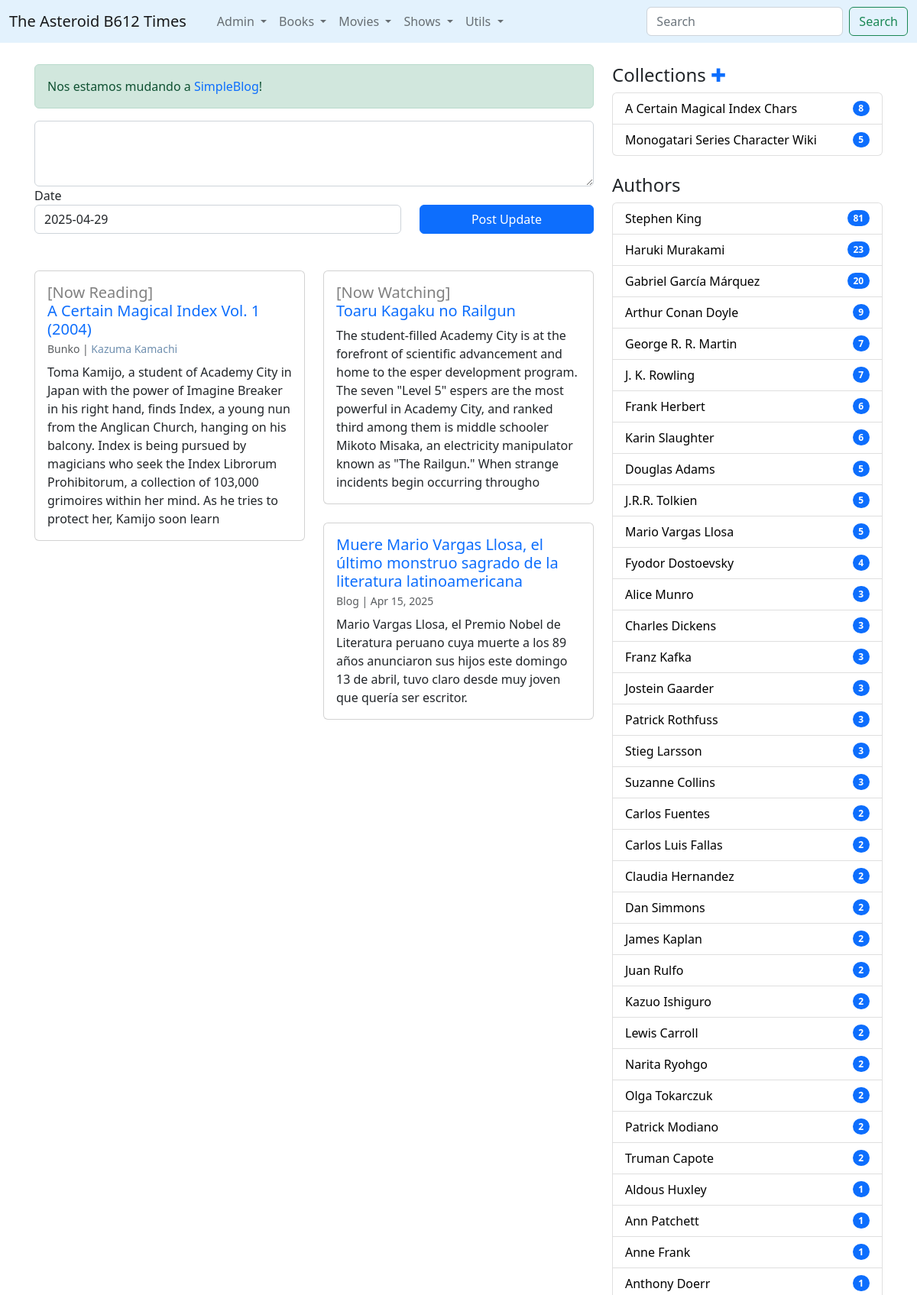
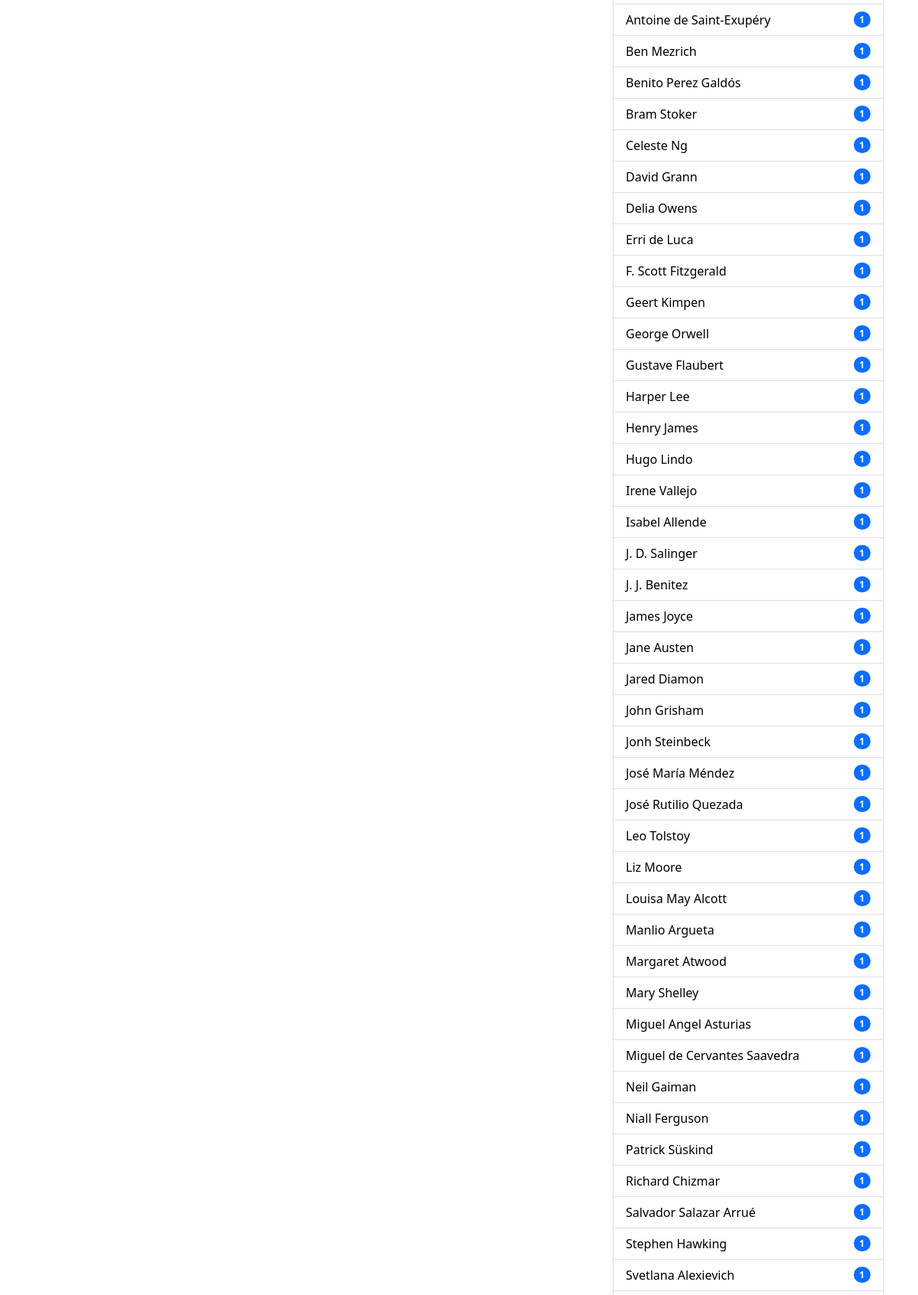
The page / (upper part) on the database its author committed (2 pictures, top to bottom).
### times/models.py (models this page shows, shortened)
class ProgressBar(models.Model):
	libro = models.ForeignKey(Book,on_delete=models.CASCADE)
	units = models.CharField(max_length=50)
	cantidad = models.IntegerField()
	avance = models.IntegerField(blank=True,default=0)
	fecha_inicio = models.DateField()

class Book(models.Model):
	title = models.CharField(max_length=512)
	orig_lan = models.CharField(max_length=2)
	info = models.TextField()
	pub_year = models.IntegerField()
	wtype = models.ForeignKey(WikiType,on_delete=models.CASCADE)
	@property
	def headtext(self):
		n_corte = self.info.find('==headtext==')
		if n_corte == -1:
			return self.info[0:350]
		else:
			return self.info[0:n_corte]
	@property
	def titulo(self):
		return self.title+' ('+ str(self.pub_year) +')'
	@property
	def authors_links(self):
		creds = Credito.objects.filter(ctype__id__in=[1,5,6,7],media_type=1,media_id=self.id)
		enlaces = ""
		for c in creds:
			enlaces = enlaces + "<a href='/wiki/"+str(c.persona.id)+"' style='text-decoration:none; color:#6F8FAF;'>"+c.persona.title+"</a>,&nbsp;"
		return enlaces[:-7]

class WikiType(models.Model):
	category = models.CharField(max_length=255)

class Credito(models.Model):
	ctype = models.ForeignKey(CreditType,on_delete=models.CASCADE)
	persona = models.ForeignKey(Wiki,on_delete=models.CASCADE)
	media_type = models.IntegerField()
	media_id = models.IntegerField()

class Wiki(models.Model):
	wtype = models.ForeignKey(WikiType,on_delete=models.CASCADE)
	title = models.CharField(max_length=512)
	info = models.TextField()
	created_at = models.DateTimeField(auto_now=True)
	updated_at = models.DateTimeField(null=True,blank=True)
	@property
	def headtext(self):
		n_corte = self.info.find('==headtext==')
		if n_corte == -1:
			return self.info[0:350]
		else:
			return self.info[0:n_corte]

class SeasonProgressBar(models.Model):
	temporada = models.ForeignKey(Season, on_delete=models.CASCADE)
	avance = models.IntegerField(blank=True,default=0)
	fecha_inicio = models.DateField()

class Season(models.Model):
	show = models.ForeignKey(Show,on_delete=models.CASCADE)
	season_t = models.CharField(max_length=255, null=True, blank=True)
	info = models.TextField()
	episodes = models.IntegerField()
	avg_runtime = models.IntegerField()
	premiere = models.IntegerField()
	@property
	def headtext(self):
		n_corte = self.info.find('==headtext==')
		if n_corte == -1:
			return self.info[0:350]
		else:
			return self.info[0:n_corte]

class Show(models.Model):
	title = models.CharField(max_length=512)
	info = models.TextField()
	wtype = models.ForeignKey(WikiType,on_delete=models.CASCADE)
	@property
	def conteo_s(self):
		n_seasons = Season.objects.filter(show__id = self.id).count()
		return n_seasons

class Pagina(models.Model):
	titulo = models.CharField(max_length=255)
	info = models.TextField()

### times/views.py (the view)
# urls.py: path('', views.homepage, name='homepage'),
def homepage(request):
	nlist = 16
	npics = Wiki.objects.all().count()
	npages = math.ceil(npics/nlist)
	articles = Wiki.objects.all().exclude(wtype__id__in=[1,2,3,4,5,8,19]).exclude(id=180).order_by('-updated_at')[0:nlist]
	pinned_posts = Wiki.objects.filter(id=180)
	on_reading = ProgressBar.objects.filter(avance__lt=F('cantidad'))
	now_watching = SeasonProgressBar.objects.filter(avance__lt=F('temporada__episodes'))
	authors = Credito.objects.filter(ctype__id=1,media_type=1).exclude(persona__id__in = [36,40]).values('persona__title','persona__id').annotate(qbooks=Count('media_id')).order_by('-qbooks')
	dpaginas = PageRels.objects.values('page__titulo','page__id').annotate(qitems = Count('page__id'), lastup=Max('child__updated_at')).order_by('-lastup')[0:50]
	return render(request,'homepage.html',{'articles':articles,'pinned_posts':pinned_posts,'dpaginas':dpaginas,'npages':range(npages),'on_reading':on_reading,'now_watching':now_watching	,'authors':authors})

### times/templates/homepage.html (shortened to what this page needs)
{% extends 'base.html' %}
{% load static %}
{% block contenido %}
<div class="alert alert-success" role="alert">
  Nos estamos mudando a <a href="/simpleblog" style="text-decoration:none;">SimpleBlog</a>!
</div>
<article>
    <form method="POST" action="{% url 'savepost' %}">
    <div class="form-group">
	    <textarea name = "entrada" class="form-control" id="exampleFormControlTextarea1" rows="3"></textarea>
	  </div>
	   <div class="row">
	  <div class="form-group col-sm-6 col-lg-8 mb-8">
	    <label for="exampleFormControlInput1">Date</label>
	    <input type = "text" value="{% now 'Y-m-d' %}" name="fecha" class="form-control" id="exampleFormControlInput1">
    </div>
    <div class="form-group col-sm-6 col-lg-4 mb-4">
        <label for="exampleFormControlInput1">&nbsp;&nbsp;</label>
	    <button type="submit" class="btn btn-primary" style="width:100%">Post Update</button>
	  </div>
	  </div>
    </form>
</article>
<br>
<div class="row" data-masonry='{"percentPosition": true }'>
  {% if on_reading %}
  {% for r in on_reading %}
  <div class="col-sm-6 col-lg-6 mb-4">
      <div class="card">
        <div class="card-body">
          <h5 class="card-title"><a href='{% url "book" r.libro.id  %}' style="text-decoration: none;"><span style="color:grey;">[Now Reading]</span><br> {{r.libro.titulo}}</a>
            <br><small class="text-muted" style="font-size: 0.7em; font-weight: normal;">{{r.libro.wtype.category|capfirst}} | {{r.libro.authors_links|safe}}</small></h5>
          <p class="card-text">{{r.libro.headtext}}</p>
        </div>
      </div>
       </div>
  {% endfor %}
  {%  endif %}
  {% if now_watching %}
  {% for r in now_watching %}
  <div class="col-sm-6 col-lg-6 mb-4">
      <div class="card">
        <div class="card-body">
          <h5 class="card-title"><a href='{% url "show" r.temporada.show.id  %}' style="text-decoration: none;"><span style="color:grey;">[Now Watching]</span>
          <br>{% if r.temporada.show.conteo_s == 1 %}{{r.temporada.show.title}}{%else%}{{r.temporada.titulo}}{% endif %}</a></h5>
          <p class="card-text">{{r.temporada.headtext}}</p>
        </div>
      </div>
       </div>
  {% endfor %}
  {%  endif %}
{% for a in articles %}
<div class="col-sm-6 col-lg-6 mb-4">
      <div class="card">
        <div class="card-body">
          <h5 class="card-title"><a href='{% url "wiki" a.id  %}' style="text-decoration: none;">{{a.title}}</a>
          	<br><small class="text-muted" style="font-size: 0.7em; font-weight: normal;">{{a.wtype.category|capfirst}} | {{a.updated_at|date:"M j, Y"}}</small></h5>
          <p class="card-text">{{a.headtext}}</p>
        </div>
      </div>
       </div>
{% endfor %}
</div>
{% endblock%}
{% block rightbar %}
<br>
<h4>Collections <a href="{% url 'addcoleccion' %}" style="text-decoration:none;">&#x271A;</a></h4>
      <ul class="list-group">
        {% for d in dpaginas %}
          <li class="list-group-item d-flex justify-content-between align-items-center">
          <a href="{% url 'page' d.page__id %}" style="color:black; text-decoration: none;"> {{d.page__titulo}}</a>
            <span class="badge bg-primary rounded-pill">{{d.qitems}}</span>
          </li>
        {% endfor %}
      </ul>
  <br>
<h4>Authors</h4>
      <ul class="list-group">
        {% for d in authors %}
          <li class="list-group-item d-flex justify-content-between align-items-center">
          <a href="{% url 'wiki' d.persona__id %}" style="color:black; text-decoration: none;"> {{d.persona__title}}</a>
            <span class="badge bg-primary rounded-pill">{{d.qbooks}}</span>
          </li>
        {% endfor %}
      </ul>
      <br><br>
{% endblock %}

### rows shown on the page
ProgressBar: libro.titulo "A Certain Magical Index Vol. 1 (2004)", libro.wtype.category "Bunko", libro.authors_links "Kazuma Kamachi", libro.headtext "Toma Kamijo, a student of Academy City in Japan with the power of Imagine Breaker in his right hand, finds Index, a young nun from the Anglican Church, hanging on his balcony. Index is being pursued by magicians who seek the Index Librorum Prohibitorum, a collection of 103,000 grimoires within her mind. As he tries to protect her, Kamijo soon learn"
SeasonProgressBar: temporada.show "Toaru Kagaku no Railgun", temporada.headtext "The student-filled Academy City is at the forefront of scientific advancement and home to the esper development program. The seven \"Level 5\" espers are the most powerful in Academy City, and ranked third among them is middle schooler Mikoto Misaka, an electricity manipulator known as \"The Railgun.\" When strange incidents begin occurring througho"
Wiki: title "Muere Mario Vargas Llosa, el último monstruo sagrado de la literatura latinoamericana", wtype.category "Blog", updated_at "Apr 15, 2025", headtext "Mario Vargas Llosa, el Premio Nobel de Literatura peruano cuya muerte a los 89 años anunciaron sus hijos este domingo 13 de abril, tuvo claro desde muy joven que quería ser escritor."
Pagina: page__titulo "A Certain Magical Index Chars", qitems "8"
Pagina: page__titulo "Monogatari Series Character Wiki", qitems "5"

### other values the page prints
{{ d.persona__title }} "Stephen King" "Haruki Murakami" "Gabriel García Márquez" "Arthur Conan Doyle" "George R. R. Martin" "J. K. Rowling" "Frank Herbert" "Karin Slaughter" "Douglas Adams" "J.R.R. Tolkien" "Mario Vargas Llosa" "Fyodor Dostoevsky" "Alice Munro" "Charles Dickens" "Franz Kafka" "Jostein Gaarder" "Patrick Rothfuss" "Stieg Larsson" "Suzanne Collins" "Carlos Fuentes" "Carlos Luis Fallas" "Claudia Hernandez" "Dan Simmons" "James Kaplan" "Juan Rulfo" "Kazuo Ishiguro" "Lewis Carroll" "Narita Ryohgo" "Olga Tokarczuk" "Patrick Modiano" "Truman Capote" "Aldous Huxley" "Ann Patchett" "Anne Frank" "Anthony Doerr" "Antoine de Saint-Exupéry" "Ben Mezrich" "Benito Perez Galdós" "Bram Stoker" "Celeste Ng" "David Grann" "Delia Owens" "Erri de Luca" "F. Scott Fitzgerald" "Geert Kimpen" "George Orwell" "Gustave Flaubert" "Harper Lee" "Henry James" "Hugo Lindo" "Irene Vallejo" "Isabel Allende" "J. D. Salinger" "J. J. Benitez" "James Joyce" "Jane Austen" "Jared Diamon" "John Grisham" "Jonh Steinbeck" "José María Méndez" "José Rutilio Quezada" "Leo Tolstoy" "Liz Moore" "Louisa May Alcott" "Manlio Argueta" "Margaret Atwood" "Mary Shelley" "Miguel Angel Asturias" "Miguel de Cervantes Saavedra" "Neil Gaiman" "Niall Ferguson" "Patrick Süskind" "Richard Chizmar" "Salvador Salazar Arrué" "Stephen Hawking" "Svetlana Alexievich"
{{ d.qbooks }} "81" "23" "20" "9" "7" "7" "6" "6" "5" "5" "5" "4" "3" "3" "3" "3" "3" "3" "3" "2" "2" "2" "2" "2" "2" "2" "2" "2" "2" "2" "2" "1" "1" "1" "1" "1" "1" "1" "1" "1" "1" "1" "1" "1" "1" "1" "1" "1" "1" "1" "1" "1" "1" "1" "1" "1" "1" "1" "1" "1" "1" "1" "1" "1" "1" "1" "1" "1" "1" "1" "1" "1" "1" "1" "1" "1"
